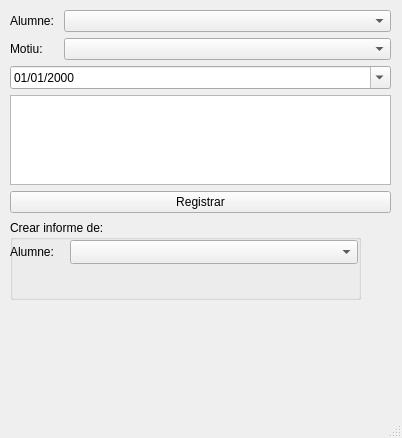
<?xml version="1.0" encoding="UTF-8"?>
<ui version="4.0">
 <class>MainWindow</class>
 <widget class="QMainWindow" name="MainWindow">
  <property name="geometry">
   <rect>
    <x>0</x>
    <y>0</y>
    <width>402</width>
    <height>438</height>
   </rect>
  </property>
  <property name="windowTitle">
   <string>MainWindow</string>
  </property>
  <widget class="QWidget" name="centralwidget">
   <widget class="QWidget" name="formLayoutWidget">
    <property name="geometry">
     <rect>
      <x>10</x>
      <y>10</y>
      <width>381</width>
      <height>203</height>
     </rect>
    </property>
    <layout class="QFormLayout" name="formLayout">
     <item row="0" column="0">
      <widget class="QLabel" name="alumnes_etiqueta">
       <property name="text">
        <string>Alumne: </string>
       </property>
      </widget>
     </item>
     <item row="0" column="1">
      <widget class="QComboBox" name="alumnes_desplegable"/>
     </item>
     <item row="1" column="0">
      <widget class="QLabel" name="motius_etiqueta">
       <property name="text">
        <string>Motiu:</string>
       </property>
      </widget>
     </item>
     <item row="1" column="1">
      <widget class="QComboBox" name="motius_desplegable"/>
     </item>
     <item row="2" column="0" colspan="2">
      <widget class="QDateEdit" name="dateEdit">
       <property name="displayFormat">
        <string>dd/MM/yyyy</string>
       </property>
       <property name="calendarPopup">
        <bool>true</bool>
       </property>
      </widget>
     </item>
     <item row="3" column="0" colspan="2">
      <widget class="QTextEdit" name="textEdit"/>
     </item>
     <item row="4" column="0" colspan="2">
      <widget class="QPushButton" name="Registrar">
       <property name="text">
        <string>Registrar</string>
       </property>
      </widget>
     </item>
    </layout>
   </widget>
   <widget class="QGroupBox" name="groupBox">
    <property name="geometry">
     <rect>
      <x>10</x>
      <y>220</y>
      <width>351</width>
      <height>80</height>
     </rect>
    </property>
    <property name="title">
     <string>Crear informe de:</string>
    </property>
    <widget class="QLabel" name="alumnes_etiqueta_2">
     <property name="geometry">
      <rect>
       <x>0</x>
       <y>20</y>
       <width>52</width>
       <height>24</height>
      </rect>
     </property>
     <property name="text">
      <string>Alumne: </string>
     </property>
    </widget>
    <widget class="QComboBox" name="alumnes_desplegable_2">
     <property name="geometry">
      <rect>
       <x>60</x>
       <y>20</y>
       <width>288</width>
       <height>24</height>
      </rect>
     </property>
    </widget>
   </widget>
  </widget>
  <widget class="QMenuBar" name="menubar">
   <property name="geometry">
    <rect>
     <x>0</x>
     <y>0</y>
     <width>402</width>
     <height>20</height>
    </rect>
   </property>
  </widget>
  <widget class="QStatusBar" name="statusbar"/>
 </widget>
 <resources/>
 <connections/>
</ui>
